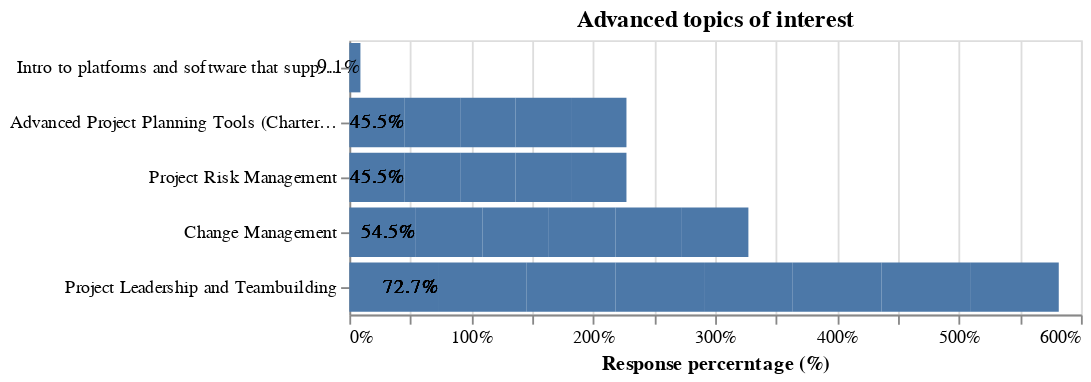

Notebook code cell kept with this figure:
### Code cell
bar = alt.Chart(table_topic4, title="Advanced topics of interest"
               ).transform_joinaggregate(
    total='count()',
    groupby=['Topic']
).transform_calculate(
    percent=alt.datum.total/11
).mark_bar().encode(
    x= alt.X('percent:Q', title = "Response percerntage (%)", axis=alt.Axis(format='%')),
    y=alt.Y('Topic', sort='x', title="")
    ).properties(
    width=400,
    height=150
    )

text = alt.Chart(table_topic4, title="Advanced topics of interest"
               ).transform_joinaggregate(
    total='count()',
    groupby=['Topic']
).transform_calculate(
    percent=alt.datum.total/11
).mark_text(
        align='right',
    ).encode(
        y = alt.Y('Topic', sort = 'x'),
        x = alt.X('percent:Q'),
        text=alt.Text('percent:Q',format='.1%')
).properties(
    width=400,
    height=150
    )

q1_plot = alt.layer(bar, text, data=table_topic4)

# Show the plot|
q1_plot

### Figure 1 — Vega-Lite specification as saved in the notebook (floating-point values rounded to 4 significant figures)
{"config": {"view": {"continuousWidth": 400, "continuousHeight": 300}}, "layer": [{"mark": "bar", "encoding": {"x": {"axis": {"format": "%"}, "field": "percent", "title": "Response percerntage (%)", "type": "quantitative"}, "y": {"field": "Topic", "sort": "x", "title": "", "type": "nominal"}}, "height": 150, "title": "Advanced topics of interest", "transform": [{"joinaggregate": [{"op": "count", "as": "total"}], "groupby": ["Topic"]}, {"calculate": "(datum.total / 11)", "as": "percent"}], "width": 400}, {"mark": {"type": "text", "align": "right"}, "encoding": {"text": {"field": "percent", "format": ".1%", "type": "quantitative"}, "x": {"field": "percent", "type": "quantitative"}, "y": {"field": "Topic", "sort": "x", "type": "nominal"}}, "height": 150, "title": "Advanced topics of interest", "transform": [{"joinaggregate": [{"op": "count", "as": "total"}], "groupby": ["Topic"]}, {"calculate": "(datum.total / 11)", "as": "percent"}], "width": 400}], "data": {"name": "data-0228a0038ff7f21a563d495c268abbd7"}, "$schema": "https://vega.github.io/schema/vega-lite/v4.17.0.json", "datasets": {"data-0228a0038ff7f21a563d495c268abbd7": [{"Topic": "Advanced Project Planning Tools (Charter, WBS, etc.)"}, {"Topic": "Advanced Project Planning Tools (Charter, WBS, etc.)"}, {"Topic": "Advanced Project Planning Tools (Charter, WBS, etc.)"}, {"Topic": "Advanced Project Planning Tools (Charter, WBS, etc.)"}, {"Topic": "Advanced Project Planning Tools (Charter, WBS, etc.)"}, {"Topic": "Project Leadership and Teambuilding"}, {"Topic": "Project Leadership and Teambuilding"}, {"Topic": "Project Leadership and Teambuilding"}, {"Topic": "Project Leadership and Teambuilding"}, {"Topic": "Project Leadership and Teambuilding"}, {"Topic": "Project Leadership and Teambuilding"}, {"Topic": "Project Leadership and Teambuilding"}, {"Topic": "Project Leadership and Teambuilding"}, {"Topic": "Project Risk Management"}, {"Topic": "Project Risk Management"}, {"Topic": "Project Risk Management"}, {"Topic": "Project Risk Management"}, {"Topic": "Project Risk Management"}, {"Topic": "Change Management"}, {"Topic": "Change Management"}, {"Topic": "Change Management"}, {"Topic": "Change Management"}, {"Topic": "Change Management"}, {"Topic": "Change Management"}, {"Topic": "Intro to platforms and software that support project management systems"}]}}
